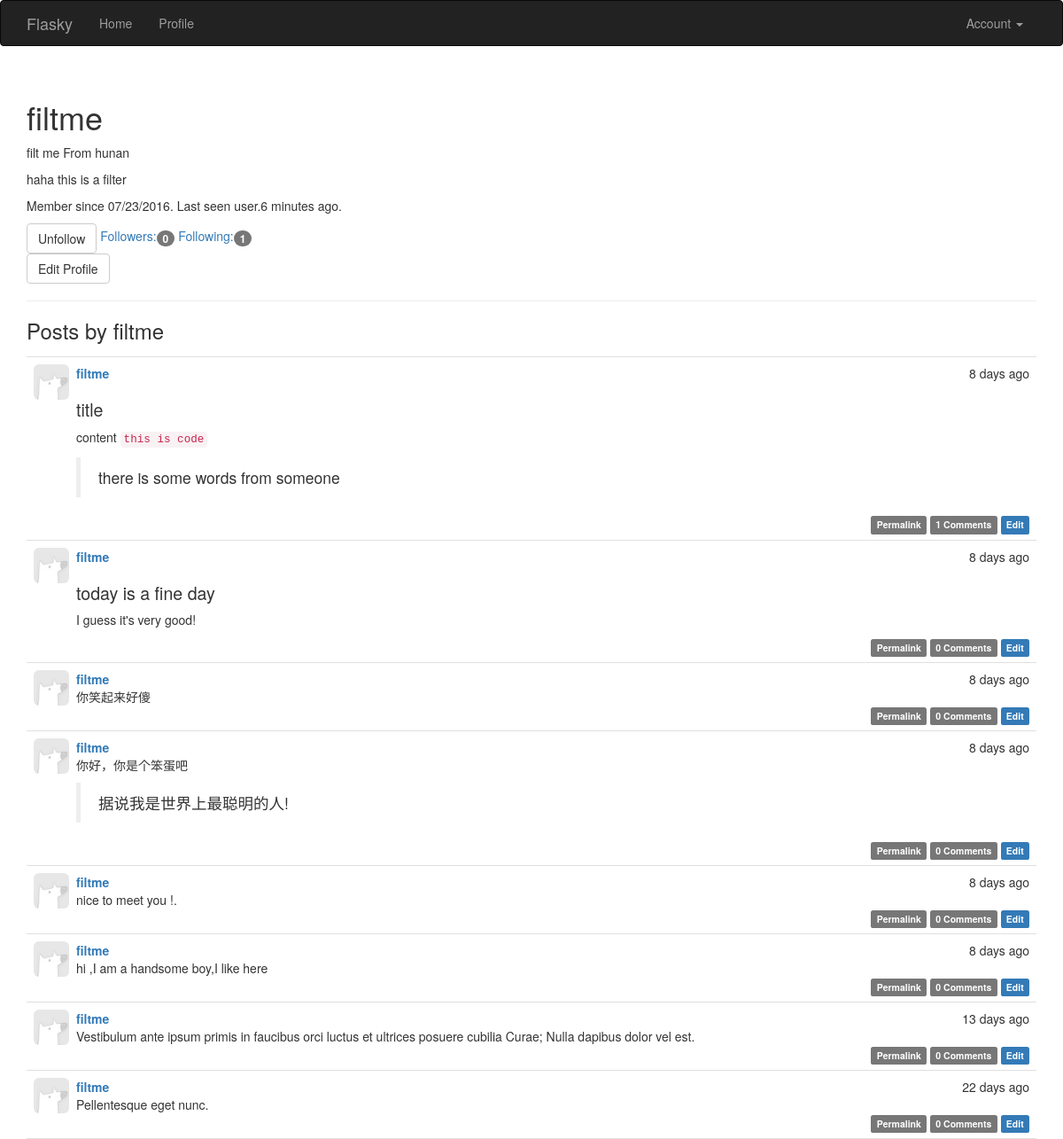
/user/filtme (signed in), run on the app's committed database.
### app/models.py (models this page shows, shortened)
class User(UserMixin,db.Model):
    __tablename__ = 'users'
    id = db.Column(db.Integer,primary_key=True)
    email = db.Column(db.String(64),unique=True,index=True)
    username = db.Column(db.String(64),unique=True,index=True)
    password_hash = db.Column(db.String(128))
    role_id = db.Column(db.Integer, db.ForeignKey('roles.id'))
    confirmed = db.Column(db.Boolean,default=False)
    name = db.Column(db.String(64))
    location = db.Column(db.String(64))
    about_me = db.Column(db.Text())
    member_since = db.Column(db.DateTime, default=datetime.utcnow)
    last_seen = db.Column(db.DateTime, default=datetime.utcnow)
    posts = db.relationship('Post',backref='author',lazy='dynamic')
    followed = db.relationship('Follow',foreign_keys=[Follow.follower_id],
                               backref=db.backref('follower',lazy='joined'),
                               lazy='dynamic',cascade='all,delete-orphan')
    followers = db.relationship('Follow',foreign_keys=[Follow.followed_id],
                               backref=db.backref('followed',lazy='joined'),
                               lazy='dynamic',cascade='all,delete-orphan')
    comments = db.relationship('Comment',backref='author',lazy='dynamic')
    @property
    def password(self):
        raise AttributeError('password is not a readable attribute')
    def can(self,permission):
        return self.role is not None and \
        (self.role.permissions & permission)==permission
    def is_administrator(self):
        return self.can(Permission.ADMINISTER)
    def ping(self):
        self.last_seen = datetime.utcnow()
        db.session.add(self)
    def is_following(self,user):
        return self.followed.filter_by(followed_id=user.id).first() is not None

class Post(db.Model):
    __tablename__='posts'
    id = db.Column(db.Integer,primary_key=True)
    body = db.Column(db.Text)
    body_html = db.Column(db.Text)
    timestamp = db.Column(db.DateTime,index=True,default=datetime.utcnow)
    author_id = db.Column(db.Integer,db.ForeignKey('users.id'))
    comments = db.relationship('Comment', backref='post', lazy='dynamic')

### app/main/views.py (the view)
@main.route('/user/<username>')
def user(username):
    user = User.query.filter_by(username=username).first()
    if user is None:
        abort(404)
    posts=user.posts.order_by(Post.timestamp.desc()).all()
    return render_template('user.html',user=user,posts=posts)

### app/auth/views.py (called while the page is built)
@auth.before_app_request
def before_request():
    if current_user.is_authenticated:
        current_user.ping()
        if not current_user.confirmed \
                and request.endpoint[:5] != 'auth.':
            return redirect(url_for('auth.unconfirmed'))

### app/main/__init__.py (called while the page is built)
@main.app_context_processor
def inject_permissions():
    return dict(Permission=Permission)

### app/models.py (called while the page is built)
@login_manager.user_loader
def load_user(user_id):
    return User.query.get(int(user_id))

### app/templates/user.html (shortened to what this page needs)
{% extends "base.html" %}
{% import 'bootstrap/wtf.html' as wtf %}
{% block page_content %}
    <div class="page-header">
        <h1>{{ user.username }}</h1>
        {% if user.name or user.location %}
            <p>
                {% if user.name %}{{ user.name }}{% endif %}
                {% if user.location %}
                From {{ user.location }}
                {% endif %}
            </p>
        {% endif %}
        {% if user.about_me %}<p>{{ user.about_me }}</p>{% endif %}
        <p>
        Member since {{ moment(user.member_since).format('L') }}.
        Last seen user.{{ moment(user.last_seen).fromNow() }}.
        </p>
        {% if current_user.can(Permission.FOLLOW) and url!=current_user %}
            {% if not current_user.is_following(user) %}
            <a href="{{ url_for('.follow',username=user.username) }}" class="btn btn-primary">Follow</a>
            {% else %}
            <a href="{{ url_for('.unfollow',username=user.username) }}" class="btn btn-default"Unfollow>Unfollow</a>
            {% endif %}
        {% endif %}
        <a href="{{ url_for('.followers',username=user.username) }}">
            Followers:<span class="badge">{{ user.followers.count() - 1 }}</span>
        </a>
        <a href="{{ url_for('.followed_by',username=user.username) }}">
            Following:<span class="badge">{{ user.followed.count() - 1 }}</span>
        </a>
        <p>
            {% if user == current_user %}
            <a class="btn btn-default" href="{{ url_for('.edit_profile') }}">Edit Profile</a>
            {% endif %}
        </p>
    </div>
    <h3>Posts by {{ user.username }}</h3>
    {% include '_posts.html' %}
{% endblock %}

### app/templates/_posts.html
<ul class="posts">
    {% for post in posts %}
    <li class="post">
        <div class="post-thumbnail">
            <a href="{{ url_for('.user', username=post.author.username) }}">
                <img class="img-rounded profile-thumbnail" src="{{ url_for('static',filename='img-h.jpg') }}">
            </a>
        </div>
        <div class="post-content">
            <div class="post-date">{{ moment(post.timestamp).fromNow() }}</div>
            <div class="post-author"><a href="{{ url_for('.user', username=post.author.username) }}">{{ post.author.username }}</a></div>
            <div class="post-body">
                {% if post.body_html %}
                    {{ post.body_html | safe }}
                {% else %}
                    {{ post.body }}
                {% endif %}
            </div>
            <div class="post-footer">
                <a href="{{ url_for('.post',id=post.id) }}">
                    <span class="label label-default">Permalink</span>
                </a>
                <a href="{{ url_for('.post',id=post.id) }}#comments">
                    <span class="label label-default">{{ post.comments.count() }} Comments</span>
                </a>
                {% if current_user == post.author %}
                <a href="{{ url_for('.edit_post',id=post.id) }}">
                    <span class="label label-primary">Edit</span>
                </a>
                {% elif current_user.is_administrator() %}
                <a href="{{ url_for('.edit_post',id=post.id) }}">
                    <span class="label label-danger">Edit [Admin]</span>
                </a>
                {% endif %}
            </div>
        </div>
    </li>
    {% endfor %}
</ul>

### app/static/styles.css (style rules this page uses)
.profile-thumbnail { position: absolute; width:40px; height: 40px; }
ul.posts { list-style-type: none; padding: 0px; margin: 16px 0px 0px 0px; border-top: 1px solid #e0e0e0; }
ul.posts li.post { padding: 8px; border-bottom: 1px solid #e0e0e0; }
div.post-date { float: right; }
div.post-author { font-weight: bold; }
div.post-thumbnail { position: absolute; }
div.post-content { margin-left: 48px; min-height: 48px; }
div.post-footer { text-align: right; }
.post-body h1 { font-size: 140%; }

### data on the page
User: username "filtme", name "filt me", location "hunan", about_me "haha this is a filter", member_since "07/23/2016", last_seen "6 minutes ago"
Post: timestamp "8 days ago", author.username "filtme", body_html "title content this is code there is some words from someone", comments.count "1"
Post: timestamp "8 days ago", author.username "filtme", body_html "today is a fine day I guess it's very good!", comments.count "0"
Post: timestamp "8 days ago", author.username "filtme", body "你笑起来好傻", comments.count "0"
Post: timestamp "8 days ago", author.username "filtme", body_html "你好，你是个笨蛋吧 据说我是世界上最聪明的人!", comments.count "0"
Post: timestamp "8 days ago", author.username "filtme", body "nice to meet you !.", comments.count "0"
Post: timestamp "8 days ago", author.username "filtme", body "hi ,I am a handsome boy,I like here", comments.count "0"
Post: timestamp "13 days ago", author.username "filtme", body "Vestibulum ante ipsum primis in faucibus orci luctus et ultrices posuere cubilia Curae; Nulla dapibus dolor vel est.", comments.count "0"
Post: timestamp "22 days ago", author.username "filtme", body "Pellentesque eget nunc.", comments.count "0"

### other printed values
{{ user.followers.count() - 1 }} "0"
{{ user.followed.count() - 1 }} "1"
